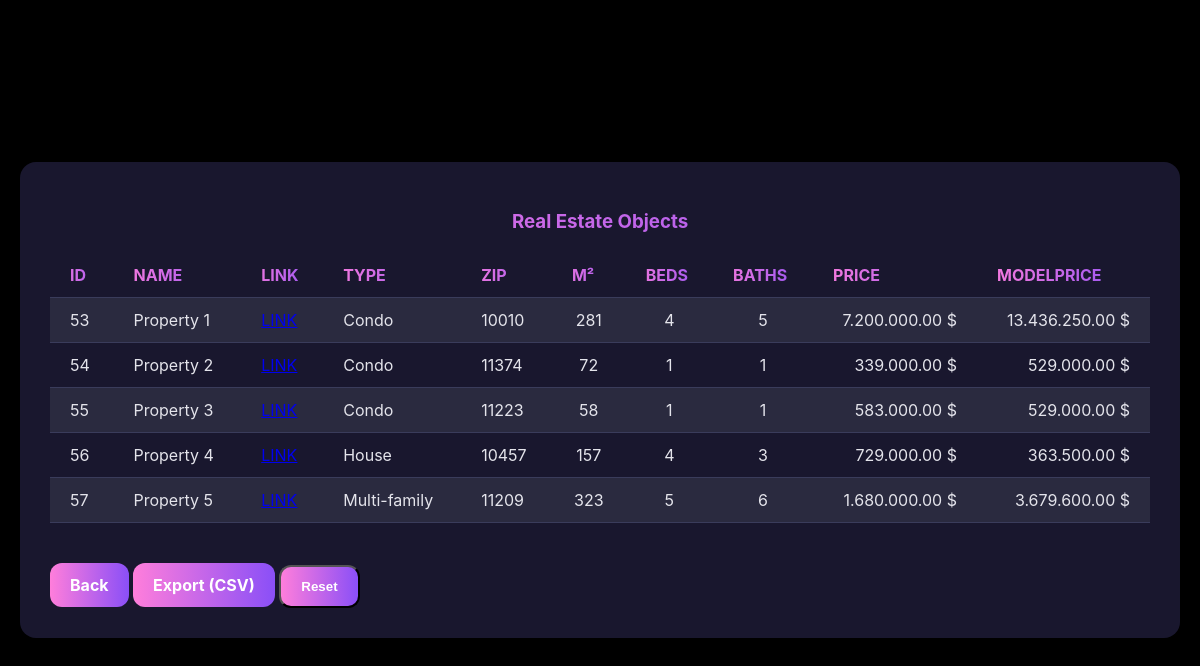
Screenshot of /properties with the database file from the repository.
### tables this page shows
CREATE TABLE property (
        id INTEGER PRIMARY KEY AUTOINCREMENT,
        name TEXT,
        link TEXT,
        property_type TEXT NOT NULL,
        ZIP TEXT,
        square_meters INTEGER NOT NULL,
        beds INTEGER NOT NULL,
        baths INTEGER NOT NULL,
        price REAL,
        model_price REAL
    );

### Flask_Main.py (the view)
@app.route('/properties')
def properties():
    conn = getconn()
    cur = conn.cursor()
    rows = cur.execute("SELECT * FROM property").fetchall()
    conn.close()
    return render_template('properties.html', rows=rows)

### Flask_Main.py (called while the page is built)
def getconn():
    return sqlite3.connect("property.db")

### templates/properties.html (shortened to what this page needs)
<!DOCTYPE html>
<html lang="en">
<head>
    <link rel="stylesheet" href="{{ url_for('static', filename='styles_properties.css') }}">
</head>
<body>
    <div class="container">
        <h3>Real Estate Objects</h3>
        <table>
            <tr>
                <th>ID</th>
                <th>NAME</th>
                <th>Link</th>
                <th>TYPE</th>
                <th>ZIP</th>
                <th>m²</th>
                <th>BEDS</th>
                <th>BATHS</th>
                <th>PRICE</th>
                <th>MODELPRICE</th>
            </tr>
            {% for row in rows %}
            <tr>
                <td>{{ row[0] }}</td>
                <td>{{ row[1] if row[1] else "" }}</td>
                <td><a href="{{ row[2] if row[2] else 'javascript:void(0);' }}" target="_blank">LINK</a></td>
                <td>{{ row[3] }}</td>
                <td>{{ row[4] }}</td>
                <td>{{ row[5] }}</td>
                <td>{{ row[6] }}</td>
                <td>{{ row[7] }}</td>
                <td>{{ "{:,.2f} $".format(row[8]).replace(",", ".") if row[8] else "N/A" }}</td>
                <td>{{ "{:,.2f} $".format(row[9]).replace(",", ".") if row[9] else "N/A" }}</td>
            </tr>
            {% endfor %}
        </table>
        <a href="/" class="btn">Back</a>
        <a href="/export" class="btn">Export (CSV)</a>
        <form method="post" action="/reset" style="display:inline;">
            <button type="submit" class="btn">Reset</button>
        </form>
    </div>
</body>
</html>

### static/styles_properties.css (style rules this page uses)
body { font-family: 'Inter', sans-serif; background: black; color: #e4e4eb; margin: 0; padding: 0; display: flex; align-items: center; justify-content: center; min-height: 100vh; background-image: url('https://source.unsplash.com/1600x900/?stars,space'); background-repeat: repeat; animation: stars 100s linear infinite; }
h3 { background: linear-gradient(90deg, #ff7edb, #8a4ff7); -webkit-background-clip: text; color: transparent; text-align: center; font-weight: 700; }
.container { width: 110%; max-width: 1100px; margin: 40px auto; padding: 30px; background: rgba(28, 26, 51, 0.9); border-radius: 16px; box-shadow: 0 15px 30px rgba(0, 0, 0, 0.5); }
table { width: 100%; border-collapse: collapse; margin: 20px 0; color: #e4e4eb; }
th, td { padding: 12px 20px; text-align: left; border-bottom: 1px solid #3a3c5b; }
th { background: linear-gradient(90deg, #ff7edb, #8a4ff7); -webkit-background-clip: text; color: transparent; font-weight: bold; text-transform: uppercase; }
td:nth-child(9), td:nth-child(10) { text-align: right; white-space: nowrap; }
td:nth-child(6), td:nth-child(7), td:nth-child(8) { text-align: center; }
tr:nth-child(even) { background-color: #2a2a3f; }
.btn { display: inline-block; padding: 12px 20px; margin-top: 20px; color: #fff; background: linear-gradient(90deg, #ff7edb, #8a4ff7); border-radius: 12px; text-align: center; text-decoration: none; font-weight: bold; transition: background-color 0.3s ease; }

### rows the page displays
property: id "53", name "Property 1", property_type "Condo", ZIP "10010", square_meters "281", beds "4", baths "5", price "7.200.000.00 $", model_price "13.436.250.00 $"
property: id "54", name "Property 2", property_type "Condo", ZIP "11374", square_meters "72", beds "1", baths "1", price "339.000.00 $", model_price "529.000.00 $"
property: id "55", name "Property 3", property_type "Condo", ZIP "11223", square_meters "58", beds "1", baths "1", price "583.000.00 $", model_price "529.000.00 $"
property: id "56", name "Property 4", property_type "House", ZIP "10457", square_meters "157", beds "4", baths "3", price "729.000.00 $", model_price "363.500.00 $"
property: id "57", name "Property 5", property_type "Multi-family", ZIP "11209", square_meters "323", beds "5", baths "6", price "1.680.000.00 $", model_price "3.679.600.00 $"
